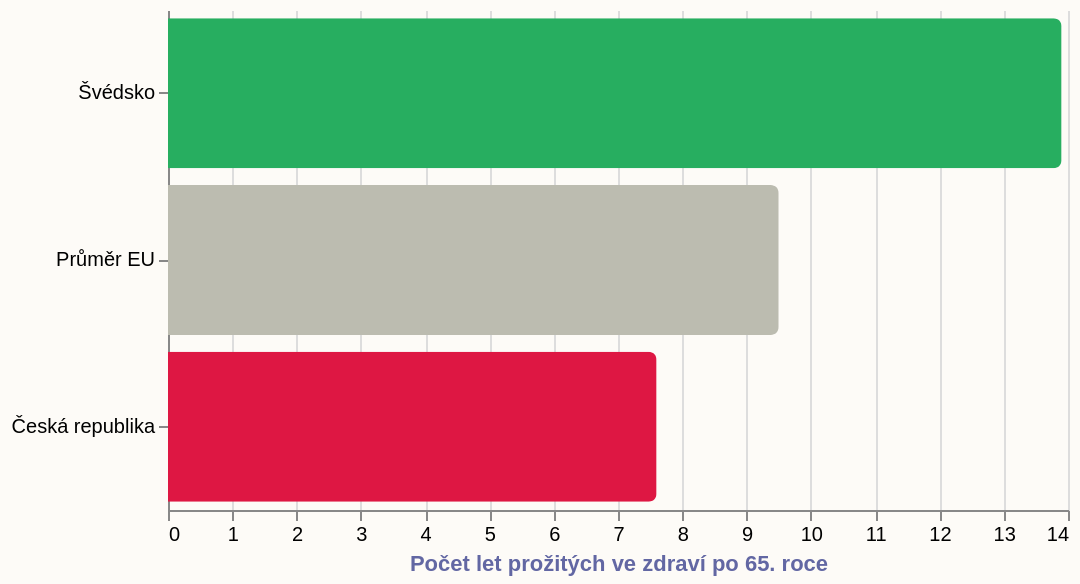

Vega-Lite specification for this chart:
### Vega-Lite specification from a JSON file in a GitHub repository (floating-point values rounded to 4 significant figures)
{"_source": "Zdroj: OECD Health Statistics 2025", "$schema": "https://vega.github.io/schema/vega-lite/v5.json", "description": "Měřítko věcí: Naděje dožití ve zdraví po 65. roce (Healthy Life Years)", "width": 450, "height": 250, "autosize": {"type": "pad", "resize": true}, "background": "#fdfbf7", "data": {"values": [{"country": "Švédsko", "val": 13.9, "color": "#27ae60"}, {"country": "Průměr EU", "val": 9.5, "color": "#bcbcb0"}, {"country": "Česká republika", "val": 7.6, "color": "#de1743"}]}, "mark": {"type": "bar", "tooltip": true, "cornerRadiusEnd": 4}, "encoding": {"y": {"field": "country", "type": "nominal", "title": null, "sort": "-x"}, "x": {"field": "val", "type": "quantitative", "title": "Počet let prožitých ve zdraví po 65. roce"}, "color": {"field": "color", "type": "nominal", "scale": null}}, "config": {"view": {"stroke": "transparent"}, "title": {"font": "Roboto Slab", "fontWeight": "bold", "fontSize": 13, "anchor": "start", "color": "#272a59", "subtitleFont": "Work Sans", "subtitleFontSize": 10, "subtitleColor": "#6267a3"}, "axis": {"titleColor": "#6267a3"}, "legend": {}}}
